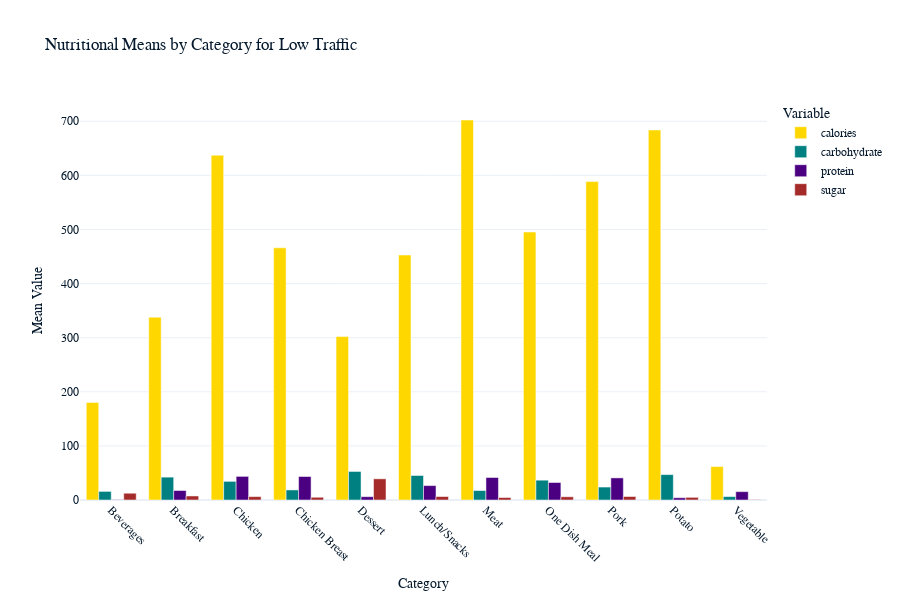
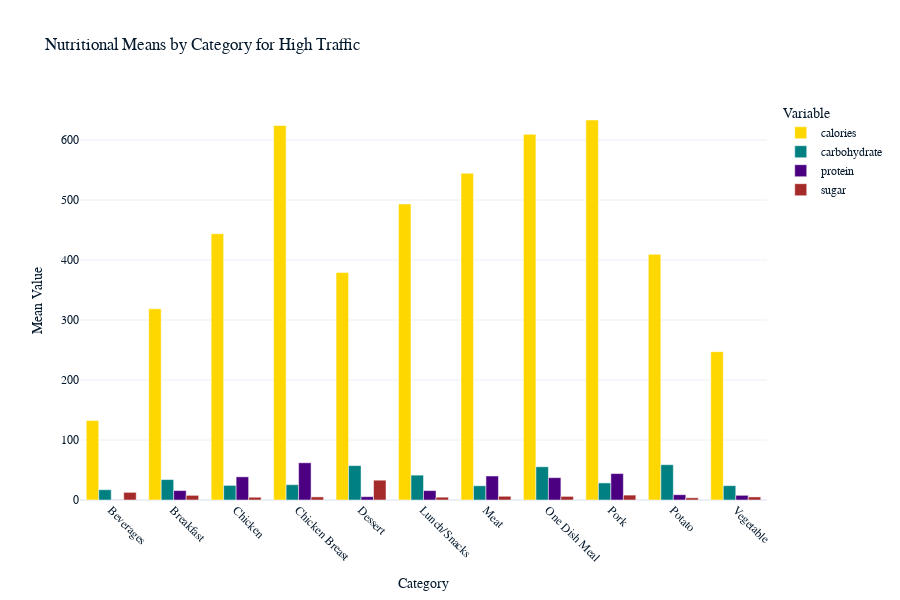

Notebook code cell kept with these figures, in order:
### Code cell
import plotly.express as px
summary = df1.groupby(['category', 'high_traffic'])[['calories', 'carbohydrate', 'protein', 'sugar']].mean()

# Plot for 'Low' traffic
low_traffic_summary = summary.xs('Low',level='high_traffic')
low_traffic_summary_reset = low_traffic_summary.reset_index()
low_traffic_fig = px.bar(
    low_traffic_summary_reset,
    x='category',
    y=['calories', 'carbohydrate', 'protein', 'sugar'],
    title='Nutritional Means by Category for Low Traffic',
    color_discrete_sequence=['gold', 'teal', 'indigo', 'brown'],  # Custom bar colors
    labels={'value': 'Mean Value', 'category': 'Category'},
    barmode='group',
    height=600
)
low_traffic_fig.update_layout(
    xaxis_tickangle=45,
    legend_title_text='Variable'
)
low_traffic_fig.show()

# Plot for 'High' traffic
high_traffic_summary = summary.xs('High',level='high_traffic')
high_traffic_summary_reset = high_traffic_summary.reset_index()
high_traffic_fig = px.bar(
    high_traffic_summary_reset,
    x='category',
    y=['calories', 'carbohydrate', 'protein', 'sugar'],
    color_discrete_sequence=['gold', 'teal', 'indigo', 'brown'],  # Custom bar colors
    title='Nutritional Means by Category for High Traffic',
    labels={'value': 'Mean Value', 'category': 'Category'},
    barmode='group',
    height=600
)
high_traffic_fig.update_layout(
    xaxis_tickangle=45,
    legend_title_text='Variable'
)
high_traffic_fig.show()

### Figure 1 — Plotly figure (JSON) as saved in the notebook; plotly's stock layout.template omitted (floating-point values rounded to 4 significant figures)
{"data": [{"alignmentgroup": "True", "hovertemplate": "variable=calories<br>Category=%{x}<br>Mean Value=%{y}<extra></extra>", "legendgroup": "calories", "marker": {"color": "gold", "pattern": {"shape": ""}}, "name": "calories", "offsetgroup": "calories", "orientation": "v", "showlegend": true, "textposition": "auto", "type": "bar", "x": ["Beverages", "Breakfast", "Chicken", "Chicken Breast", "Dessert", "Lunch/Snacks", "Meat", "One Dish Meal", "Pork", "Potato", "Vegetable"], "xaxis": "x", "y": [180.3, 337.9, 637.3, 466.1, 302.0, 452.8, 702.3, 495.3, 588.6, 683.9, 61.8], "yaxis": "y"}, {"alignmentgroup": "True", "hovertemplate": "variable=carbohydrate<br>Category=%{x}<br>Mean Value=%{y}<extra></extra>", "legendgroup": "carbohydrate", "marker": {"color": "teal", "pattern": {"shape": ""}}, "name": "carbohydrate", "offsetgroup": "carbohydrate", "orientation": "v", "showlegend": true, "textposition": "auto", "type": "bar", "x": ["Beverages", "Breakfast", "Chicken", "Chicken Breast", "Dessert", "Lunch/Snacks", "Meat", "One Dish Meal", "Pork", "Potato", "Vegetable"], "xaxis": "x", "y": [15.89, 42.27, 34.43, 18.58, 52.75, 45.29, 17.47, 36.62, 23.93, 46.93, 6.28], "yaxis": "y"}, {"alignmentgroup": "True", "hovertemplate": "variable=protein<br>Category=%{x}<br>Mean Value=%{y}<extra></extra>", "legendgroup": "protein", "marker": {"color": "indigo", "pattern": {"shape": ""}}, "name": "protein", "offsetgroup": "protein", "orientation": "v", "showlegend": true, "textposition": "auto", "type": "bar", "x": ["Beverages", "Breakfast", "Chicken", "Chicken Breast", "Dessert", "Lunch/Snacks", "Meat", "One Dish Meal", "Pork", "Potato", "Vegetable"], "xaxis": "x", "y": [0.6126, 17.51, 43.68, 43.41, 6.113, 26.63, 41.58, 32.32, 40.86, 4.168, 15.46], "yaxis": "y"}, {"alignmentgroup": "True", "hovertemplate": "variable=sugar<br>Category=%{x}<br>Mean Value=%{y}<extra></extra>", "legendgroup": "sugar", "marker": {"color": "brown", "pattern": {"shape": ""}}, "name": "sugar", "offsetgroup": "sugar", "orientation": "v", "showlegend": true, "textposition": "auto", "type": "bar", "x": ["Beverages", "Breakfast", "Chicken", "Chicken Breast", "Dessert", "Lunch/Snacks", "Meat", "One Dish Meal", "Pork", "Potato", "Vegetable"], "xaxis": "x", "y": [12.53, 7.459, 6.284, 5.038, 39.14, 6.395, 4.55, 5.995, 6.443, 4.928, 0.72], "yaxis": "y"}], "layout": {"barmode": "group", "height": 600, "legend": {"title": {"text": "Variable"}, "tracegroupgap": 0}, "title": {"text": "Nutritional Means by Category for Low Traffic"}, "xaxis": {"anchor": "y", "domain": [0, 1], "tickangle": 45, "title": {"text": "Category"}}, "yaxis": {"anchor": "x", "domain": [0, 1], "title": {"text": "Mean Value"}}}}

### Figure 2 — Plotly figure (JSON) as saved in the notebook; plotly's stock layout.template omitted (floating-point values rounded to 4 significant figures)
{"data": [{"alignmentgroup": "True", "hovertemplate": "variable=calories<br>Category=%{x}<br>Mean Value=%{y}<extra></extra>", "legendgroup": "calories", "marker": {"color": "gold", "pattern": {"shape": ""}}, "name": "calories", "offsetgroup": "calories", "orientation": "v", "showlegend": true, "textposition": "auto", "type": "bar", "x": ["Beverages", "Breakfast", "Chicken", "Chicken Breast", "Dessert", "Lunch/Snacks", "Meat", "One Dish Meal", "Pork", "Potato", "Vegetable"], "xaxis": "x", "y": [132.3, 318.6, 443.9, 624.3, 379.3, 493.5, 544.6, 609.7, 633.4, 409.5, 247.2], "yaxis": "y"}, {"alignmentgroup": "True", "hovertemplate": "variable=carbohydrate<br>Category=%{x}<br>Mean Value=%{y}<extra></extra>", "legendgroup": "carbohydrate", "marker": {"color": "teal", "pattern": {"shape": ""}}, "name": "carbohydrate", "offsetgroup": "carbohydrate", "orientation": "v", "showlegend": true, "textposition": "auto", "type": "bar", "x": ["Beverages", "Breakfast", "Chicken", "Chicken Breast", "Dessert", "Lunch/Snacks", "Meat", "One Dish Meal", "Pork", "Potato", "Vegetable"], "xaxis": "x", "y": [17.16, 34.06, 24.35, 25.51, 57.31, 41.44, 23.75, 55.41, 28.45, 58.83, 23.89], "yaxis": "y"}, {"alignmentgroup": "True", "hovertemplate": "variable=protein<br>Category=%{x}<br>Mean Value=%{y}<extra></extra>", "legendgroup": "protein", "marker": {"color": "indigo", "pattern": {"shape": ""}}, "name": "protein", "offsetgroup": "protein", "orientation": "v", "showlegend": true, "textposition": "auto", "type": "bar", "x": ["Beverages", "Breakfast", "Chicken", "Chicken Breast", "Dessert", "Lunch/Snacks", "Meat", "One Dish Meal", "Pork", "Potato", "Vegetable"], "xaxis": "x", "y": [0.284, 15.72, 38.65, 62.05, 5.56, 15.67, 39.97, 37.24, 44.06, 8.84, 7.8], "yaxis": "y"}, {"alignmentgroup": "True", "hovertemplate": "variable=sugar<br>Category=%{x}<br>Mean Value=%{y}<extra></extra>", "legendgroup": "sugar", "marker": {"color": "brown", "pattern": {"shape": ""}}, "name": "sugar", "offsetgroup": "sugar", "orientation": "v", "showlegend": true, "textposition": "auto", "type": "bar", "x": ["Beverages", "Breakfast", "Chicken", "Chicken Breast", "Dessert", "Lunch/Snacks", "Meat", "One Dish Meal", "Pork", "Potato", "Vegetable"], "xaxis": "x", "y": [12.75, 7.758, 4.624, 5.167, 33.01, 4.699, 6.242, 6.018, 8.185, 3.646, 5.118], "yaxis": "y"}], "layout": {"barmode": "group", "height": 600, "legend": {"title": {"text": "Variable"}, "tracegroupgap": 0}, "title": {"text": "Nutritional Means by Category for High Traffic"}, "xaxis": {"anchor": "y", "domain": [0, 1], "tickangle": 45, "title": {"text": "Category"}}, "yaxis": {"anchor": "x", "domain": [0, 1], "title": {"text": "Mean Value"}}}}
